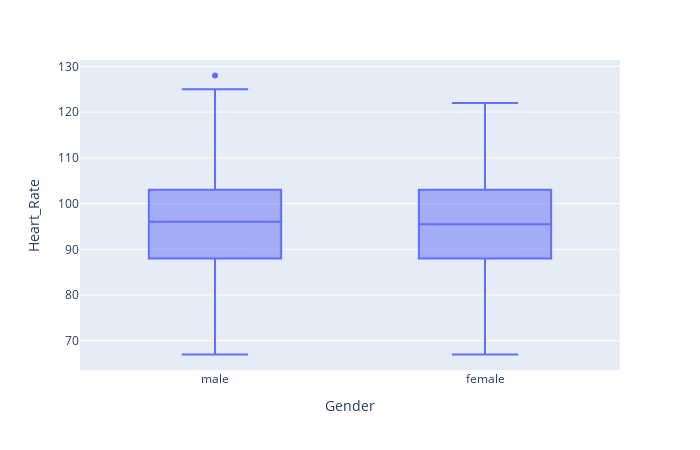

Notebook source saved alongside this figure:
### Markdown cell above
* As we can observe the median , IQR and etc. for both groups are overly identical.We proved this fact in the previous section.

### Code cell
fig = px.box(exercise_train_data , x= "Gender" , y = "Heart_Rate")

fig.update_layout(      
    width=700,
    height=450,
)

fig.show()

### Figure 1 — Plotly figure (JSON) as saved in the notebook; plotly's stock layout.template omitted (floating-point values rounded to 4 significant figures; data arrays with more than 128 entries replaced by an {"elided": "..."} marker saying what was removed)
{"data": [{"alignmentgroup": "True", "hovertemplate": "Gender=%{x}<br>Heart_Rate=%{y}<extra></extra>", "legendgroup": "", "marker": {"color": "#636efa"}, "name": "", "notched": false, "offsetgroup": "", "orientation": "v", "showlegend": false, "type": "box", "x": {"elided": "12000 str values"}, "x0": " ", "xaxis": "x", "y": {"elided": "12000 float values"}, "y0": " ", "yaxis": "y"}], "layout": {"boxmode": "group", "height": 450, "legend": {"tracegroupgap": 0}, "margin": {"t": 60}, "width": 700, "xaxis": {"anchor": "y", "domain": [0, 1], "title": {"text": "Gender"}}, "yaxis": {"anchor": "x", "domain": [0, 1], "title": {"text": "Heart_Rate"}}}}
